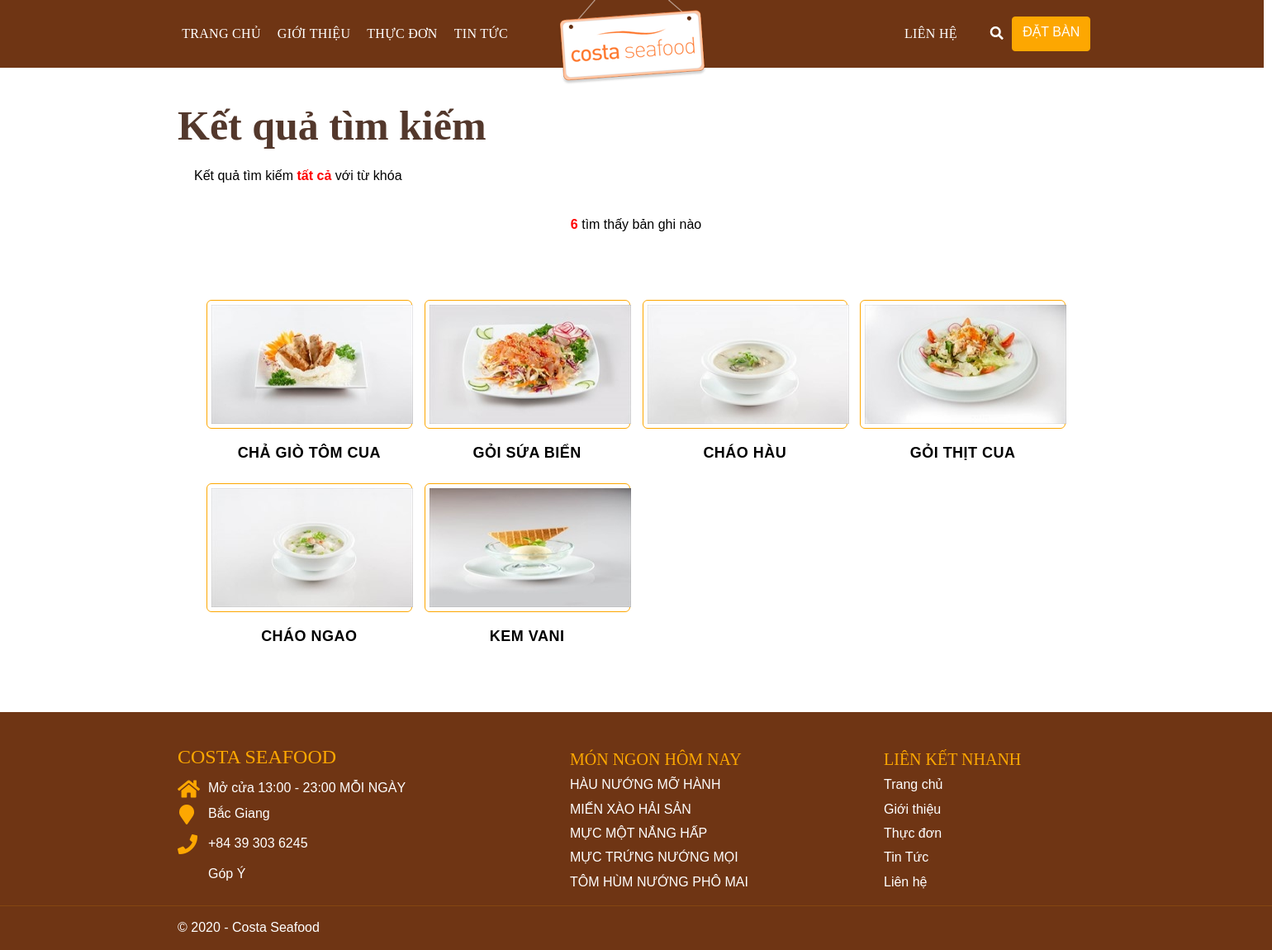
Page /timkiem.php on the committed database.
### tables this page shows
CREATE TABLE IF NOT EXISTS `thucdon` (
`id` int(11) NOT NULL,
  `TenMon` varchar(255) NOT NULL,
  `HinhAnh` varchar(255) NOT NULL,
  `Gia` varchar(255) NOT NULL,
  `LoaiMon` varchar(255) NOT NULL
);

### php/lib_db.php (called while the page is built, shortened)
<?php
global $link;
function select_list($sql){
	return exec_select($sql);
}
function exec_select($sql){
	global $link;
	$ret = isset($ret) ? $ret : array();
	$res = $link->query($sql);
	$err = mysqli_error($link);
	if ($res ){
		while( $row = $res->fetch_array(MYSQLI_ASSOC) )
		{
			$ret[]= $row ;
		}
	}
	return $ret;
}

### timkiem.php (the view, shortened to what this page needs)
<?php
    include('php/lib_db.php');
    $username = $_COOKIE['username'];
    $input_search = isset($_REQUEST["input_search"]) ? $_REQUEST["input_search"] : '';
    $where = "WHERE `TenMon` like '%$input_search%'";
    $query = "SELECT * FROM `thucdon` $where";
      $data = select_list($query);
  $count = 0;
    if(($data)  != ''){
      foreach ($data as $item){
        $count ++;
      }
    }
?>
<!DOCTYPE html PUBLIC "-//W3C//DTD XHTML 1.0 Strict//EN" "http://www.w3.org/TR/xhtml1/DTD/xhtml1-strict.dtd">
<html xmlns="http://www.w3.org/1999/xhtml" xml:lang="en" lang="en">
<head>
    <link rel="stylesheet" href="https://maxcdn.bootstrapcdn.com/font-awesome/4.4.0/css/font-awesome.min.css">
    <link rel="stylesheet" href="https://stackpath.bootstrapcdn.com/bootstrap/4.3.1/css/bootstrap.min.css"
>
    <link type="text/css" href="css/a.css" rel="stylesheet" media="screen" />
    <link type="text/css" href="css/admin.css" rel="stylesheet" media="screen" />
    <link rel="stylesheet" href="https://pro.fontawesome.com/releases/v5.10.0/css/all.css"
 />
    <link type="text/css" href="css/slide-anh.css" rel="stylesheet" media="screen" />
    <link type="text/css" href="css/style_lienhe.css" rel="stylesheet" media="screen" />
    <link type="text/css" href="css/style_thucdon.css" rel="stylesheet" media="screen"/>
    <link type="text/css" href="css/search_style.css" rel="stylesheet" media="screen" />
    <link type="text/css" href="css/style-main-menu1.css" rel="stylesheet" media="screen" />
</head>
<body>
    <header class=header>
        <div class="container">
            <div class="top">
                <h1 class="wrapLogoHeader"><a href="trangchu.php" class="logo" title="Trang chủ - Costa Seafood">
                        <img src="images/logo3.png" alt="Trang chủ - Costa Seafood"></a></h1>
            </div>
            <div id="myNavbar" class="menu-top">
                <ul class="nav nav-left">
                    <li><a href="trangchu.php" class="padding-menu">TRANG CHỦ</a></li>
                    <li><a href="gioithieu.php" class="padding-menu">GIỚI THIỆU</a></li>
                    <li><a href="thucdon.php" class="padding-menu">THỰC ĐƠN</a></li>
                    <li><a href="tintuc.php" class="padding-menu">TIN TỨC</a></li>
                </ul>
                <ul class="nav nav-right">
                    <li><a href="lienhe.php" class="padding-menu">LIÊN HỆ</a></li>
                    <li><a href="admin.php" class="padding-menu"><?php echo $username?></a></li>
                    <li class="search-open" style="padding-top:10px">
                        <a title="Tìm Kiếm" class="btnShowSearchInput" data-target="#collapseExample"
                            data-toggle="collapse" href="javascript:;" aria-expanded="false"
                            aria-controls="collapseExample"><i class="fa fa-search" aria-hidden="true"></i></a>
                    </li>
                    <a href="booking.php" class="btn btn1 btnBookNow" title="Đặt bàn">ĐẶT BÀN</a>
                </ul>
            </div>
        </div>
    </header>
    <div class="container">
        <div class="box-search">
            <div class="box_mid" style="padding-top:40px">
                <div class="mid-title">
                    <div class="titleL">
                        <h2>Kết quả tìm kiếm</h2>
                    </div>
                </div>
            </div>
            <div class="mid-content">
                <p>Kết quả tìm kiếm <b class=font_err>tất cả</b> với từ khóa <span class="font_keyword"><?php echo $input_search; ?> </span>
                </p>
                <p class="mess_result"><b class=font_err><?php echo $count; ?></b> tìm thấy bản ghi nào</p>
                <?php if($count == 0 ){
                        ?>
                    <div class="no_result">Không tìm thấy kết quả nào</div>
                <?php
                      }
                      else{
                      ?>
                <div class="wrapMain menu">
                    <div class="container containerMenu">
                        <div class="listFoodMenu">
                            <div class="row rowListFoodMenu">
                               <?php if(($data) != ''){ foreach($data as $item){
                                ?>
                                <div class="col-sm-6 col-md-3 colItemFoodMenu">
                                    <div class="sec-title center contentItemFoodMenu">
                                        <div class="wrapBorderImgItemFoodMenu">
                                            <div class="thu-nghiem-zoom">
                                                <img width="244" height="144" src="images/<?php echo $item['HinhAnh']; ?>"
                                                    class="imgItemFoodMenu " />
                                            </div>
                                        </div>
                                        <h3 class="h2 titlefood titleHeadingItemFoodMenu">
                                        <?php echo $item['TenMon']; ?>
                                        </h3>
                                    </div>
                                </div>
                              <?php } }?>
                            </div>
                        </div>
                    </div>
                </div>
                  <?php } ?>
            </div>
        </div>
    </div>
    <footer class="footer">
        <div class="footer-main">
            <div class="container">
                <div class="row">
                    <div class="col-xs-12 col-sm-6 col-md-5 wrap-logo">
                        <a href="#" class="h3 main-title" title="Costa Seafood">Costa Seafood</a>
                        <div class="row address">
                            <div class="col-xs-12 col-sm-12">
                                <i class="fa fa-home" aria-hidden="true"></i>
                                <div>
                                    <span>Mở cửa 13:00 - 23:00 MỖI NGÀY</span>
                                </div>
                            </div>
                            <div class="col-xs-12 col-sm-12">
                                <i class="fa fa-map-marker" aria-hidden="true"></i>
                                <div>
                                    <a target="_blank" rel="noreferrer" href="https://goo.gl/maps/PtmA2Ai4qvV7zaG7A"
                                        title="Băc Giang">Bắc Giang</a>
                                </div>
                            </div>
                            <div class="col-xs-12 col-sm-12">
                                <i class="fa fa-phone" aria-hidden="true"></i>
                                <div>
                                    <a href="tel:+84 39 303 6245" title="+84 39 303 6245">+84 39 303 6245</a>
                                </div>
                            </div>
                            <div class="col-xs-12 col-sm-12">
                                <i class="fa fa-envelope-o" aria-hidden="true"></i>
                                <div>
                                    <a href="mailto:hoangminhgiang2000@gmail.com" title="info@costaseafood.com.vn">Góp
                                        Ý</a>
                                </div>
                            </div>
                        </div>
                    </div>
                    <div class="col-xs-12 col-sm-6 col-md-4">
                        <div class="link">
                            <p class="h3 title">Món ngon hôm nay</p>
                            <div>
                                <a href="thucdon.php" title="HÀU NƯỚNG MỠ HÀNH">HÀU NƯỚNG MỠ HÀNH</a>
                                <a href="thucdon.php" title="MIẾN XÀO HẢI SẢN">MIẾN XÀO HẢI SẢN</a>
                                <a href="thucdon.php" title="MỰC MỘT NẮNG HẤP">MỰC MỘT NẮNG HẤP</a>
                                <a href="thucdon.php" title="MỰC TRỨNG NƯỚNG MỌI">MỰC TRỨNG NƯỚNG MỌI</a>
                                <a href="thucdon.php" title="TÔM HÙM NƯỚNG PHÔ MAI">TÔM HÙM NƯỚNG PHÔ MAI</a>
                            </div>
                        </div>
                    </div>
                    <div class="col-xs-12 col-sm-6 col-md-3">
                        <div class="link">
                            <p class="h3 title">Liên kết nhanh</p>
                            <div>
                                <a href="trangchu.php" title="Trang chủ">Trang chủ</a>
                                <a href="gioithieu.php" title="Giới thiệu">Giới thiệu</a>
                                <a href="thucdon.php" title="Thực đơn">Thực đơn</a>
                                <a href="tintuc.php" title="Khuyến mãi">Tin Tức</a>
                                <a href="lienhe.php" title="Liên hệ">Liên hệ</a>
                            </div>
                        </div>
                    </div>
                </div>
            </div>
        </div>
        <div class="copyright">
            <div class="container">
                <div class="wrap-cr">
                    <div class="row">
                        <div class="col-sm-6 col-xs-12">
                            <p>&copy; 2020 -<a href="#" title="Costa Seafood">&nbsp;Costa Seafood</a></p>
                        </div>
                    </div>
                </div>
            </div>
        </div>
    </footer>
</body>

### css/a.css (style rules this page uses)
body { font-family: Muli; font-size: 16px; line-height: 1.4; font-weight: 400; color: #000; word-wrap: break-word; margin: 0; padding: 0; display: block; }
a { color: #000; outline: 0!important; text-decoration: none ; }
img { border: 0; }
.header { top: 0; left: 0; right: 0; z-index: 1000; background: #6f3514; width: 1530.4px; }
.header .top { display: flex; -webkit-box-pack: justify; justify-content: space-between; height: 0; }
.wrapLogoHeader { display: inline; margin: auto; }
.header .logo { display: inline-block; max-width: 200px; }
.header a { color: #fff; }
.header .menu-top { display: -webkit-box; display: -ms-flexbox; display: flex; -webkit-box-pack: justify; -ms-flex-pack: justify; justify-content: space-between; padding: 20px 0; }
.header .menu-top ul { list-style: none; padding: 0; margin: 0; }
.header .menu-top .nav>li { display: inline-block; position: relative; padding: 0 10px; }
.header .menu-top .nav>li a { font-size: 1em; color: #fff; letter-spacing: .3px; background: 0 0!important; display: inline-block; font-family: NotoSansJP; }
.padding-menu { padding-top: 10px; padding-bottom: 10px; }
.footer { background: #6f3514; padding-top: 30px; }
.footer .footer-main { padding: 0 0 10px 0; color: #fff; }
.footer .footer-main .container>.row { display: -webkit-box; display: -ms-flexbox; display: flex; -ms-flex-wrap: wrap; flex-wrap: wrap; }
.footer .footer-main .main-title { color: #fda701; text-transform: uppercase; font-size: 24px; margin-top: 10px; margin-bottom: 12px; }
.footer .footer-main a { display: block; margin-bottom: 7px; }
.footer a { color: #fff; text-decoration: none; outline: none !important; }
.h3 { font-family: NotoSansJP; font-weight: 500; line-height: 1.2; margin: 0; }
.footer .footer-main .wrap-logo .address { margin-top: 0; }
.footer .footer-main .wrap-logo .address>* { margin-bottom: 7px; }
.footer .footer-main .address>* { display: -webkit-box; display: -ms-flexbox; display: flex; margin-bottom: 15px; color: #fff; }
.footer .footer-main .address>* .fa { color: #fda701; font-size: 24px; margin-right: 15px; width: 22px; text-align: center; }
.footer .footer-main .title { color: #fda701; text-transform: uppercase; font-size: 20px; margin-top: 15px; margin-bottom: 8px; }
.footer .title { font-size: 15px; font-weight: 400; margin: 0; }
.copyright { border-top: 1px solid rgba(253,167,1,.15); }
.copyright .wrap-cr { padding: 15px 0; }
.copyright p { margin: 0; color: #fff; }
h2 { font-family: NotoSansJP; font-weight: 500; line-height: 1.2; margin: 0; }
.btn { text-decoration: none; }
.sec-title.center { text-align: center; }
.btn1 { color: #fff; background: #fda701; border-color: #fda701; }

### css/admin.css (style rules this page uses)
b, strong { font-weight: 700; }

### css/slide-anh.css (style rules this page uses)
* { box-sizing: border-box }
body { font-family: Verdana, sans-serif; margin:0 }
img { vertical-align: middle; }

### css/style_thucdon.css (style rules this page uses)
.listFoodMenu { margin-top: 45px; margin-bottom: 50px; }
.rowListFoodMenu { margin: 0 -7.5px; }
.rowListFoodMenu .colItemFoodMenu:nth-child(4n+1) { clear: both; }
.colItemFoodMenu { padding: 0 7.5px; margin-top: 15px; }
.wrapBorderImgItemFoodMenu { padding: 5px; border: 1px solid #fda701; border-radius: 6px; }
.sec-title .titleHeadingItemFoodMenu { font-size: 18px; line-height: 28px; margin-top: 15px; }
.sec-title .titlefood { font-weight: 700; text-transform: uppercase; position: relative; letter-spacing: .5px; }

### css/search_style.css (style rules this page uses)
.box-search { height: 100%; }
.titleL h2 { font-size: 50px; font-weight: bold; color: #53382c; }
.mid-content { padding: 20px; }
.mid-content b, .mid-content span { color: red; }
.mess_result { text-align: center; padding: 20px; }

### rows in the picture
thucdon: HinhAnh (picture), TenMon "CHẢ GIÒ TÔM CUA"
thucdon: HinhAnh (picture), TenMon "GỎI SỨA BIỂN"
thucdon: HinhAnh (picture), TenMon "CHÁO HÀU"
thucdon: HinhAnh (picture), TenMon "GỎI THỊT CUA"
thucdon: HinhAnh (picture), TenMon "CHÁO NGAO"
thucdon: HinhAnh (picture), TenMon "KEM VANI"

### other values in the picture
$count "6"
